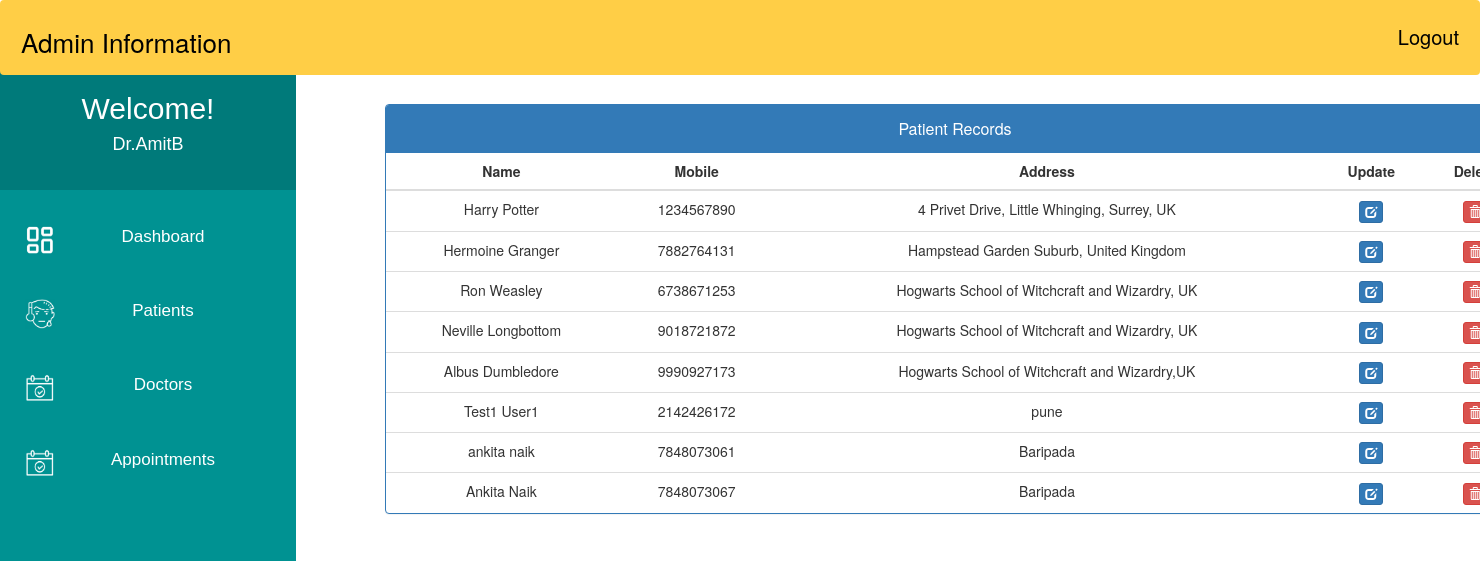
The page /admin_patient_record/ (signed in) on the database its author committed.
### MyApp/models.py (models this page shows, shortened)
class Patient(models.Model):
    user = models.OneToOneField(User, on_delete=models.CASCADE)
    Patient_First_Name = models.CharField(max_length=50, default="")
    Patient_Last_Name = models.CharField(max_length=50, default="")
    gender = models.CharField(max_length=10, choices=GENDER)
    contact = models.CharField(max_length=10)
    address = models.CharField(max_length=350)
    symptoms = models.CharField(max_length=500, default="")
    status = models.BooleanField(default=False)
    admitDate = models.DateField(auto_now=True)
    assignedDoctorId = models.PositiveIntegerField(null=True)

### MyApp/views.py (the view)
# urls.py: path('admin_patient_record/', views.admin_patient_record, name="admin_patient_record"),
@login_required(login_url='adminlogin')
def admin_patient_record(request):
    patients=Patient.objects.all().filter(status=True)
    return render(request,'MyApp/admin_patient_record.html',{'patients':patients})

### templates/MyApp/admin_patient_record.html (shortened to what this page needs)
<!DOCTYPE html>
<html lang="en">
<head>
    <link href="//netdna.bootstrapcdn.com/bootstrap/3.0.0/css/bootstrap.min.css" rel="stylesheet" id="bootstrap-css">
</head>
<body>
    {% include 'MyApp/admin_base.html' %}
    <div class="container" style="margin-left:25%; margin-right:8%; margin-top:7%;">
        <div class="panel panel-primary">
            <div class="panel-heading">
            <h6 class="panel-title" style="text-align:center; padding: 5px 0px;">Patient Records</h6>
            </div>
            <table class="table table-hover" id="dev-table">
            <thead>
                <tr>
                <th style="text-align:center;">Name</th>
                <th style="text-align:center;">Mobile</th>
                <th style="text-align:center;">Address</th>
                <th style="text-align:center;">Update</th>
                <th style="text-align:center;">Delete</th>
                </tr>
            </thead>
            {% for p in patients %}
            <tr>
                <td style="text-align:center;"> {{p.Patient_First_Name}} {{p.Patient_Last_Name}} </td>
                <td style="text-align:center;">{{p.contact}}</td>
                <td style="text-align:center;">{{p.address}}</td>
                <td style="text-align:center;"><a class="btn btn-primary btn-xs" href="{% url 'MyApp:update_patient' p.id%}"><span class="glyphicon glyphicon-edit"></span></a></td>
                <td style="text-align:center;"><a class="btn btn-danger btn-xs" href="{% url 'MyApp:delete_patient' p.id %}"><span class="glyphicon glyphicon-trash"></span></a></td>
            </tr>
            {% endfor %}
            </table>
        </div>
    </div>
</body>
</html>

### templates/MyApp/admin_base.html (shortened to what this page needs)
<!DOCTYPE html>
{% load staticfiles %}
<html lang="en">
<head>
</head>
<body>
    <div class="navbar">
        <a>Admin Information</a>
        <a href="{% url 'MyApp:logout' %}" class="logoutbtn" style="font-size:18px, text-align: center;">Logout</a>
    </div>
     <div class="sidebar">
        <div class="userprofile">
            <h2 style="color:white; font-family:sans-serif; padding-top:25px; text-align:center; margin:0px;">Welcome!</h2>
            <h4 style="color:white; font-family:sans-serif; text-align:center; padding-bottom:35px;">{{request.user.username}}</h4>
        </div>
        <a href="{% url 'MyApp:admin_dashboard' %}"><img class="icon" src="{% static "images/PDash.png" %}">Dashboard</a>
        <a href="{% url 'MyApp:admin_patient' %}"><img class="icon" src="{% static "images/PIcon.png" %}">Patients</a>
        <a href="{% url 'MyApp:admin_doctor' %}"><img class="icon" src="{% static "images/ApptIcon.png" %}">Doctors</a>
        <a href="{% url 'MyApp:admin_appointment' %}"><img class="icon" src="{% static "images/ApptIcon.png" %}">Appointments</a>
    </div>
</body>
</html>

### templates/MyApp/admin_base.html (style rules this page uses)
body { background-color: rgb(255, 255, 255); padding: 0px; margin-top: 0px; margin-left: 0px; margin-right: 0px; margin-bottom: 0px; }
.navbar { overflow: hidden; background-color: rgb(255, 206, 70); height:75px; width:100%; padding-top:22px; z-index:1; top:0; position:fixed; display:block; }
.navbar a { float: left; display:block; font-size: 26px; color: black; text-align: center; padding-left:20px; text-decoration: none; }
.navbar .logoutbtn { float: right; display:block; font-size: 20px; color: black; text-align: center; padding-right:20px; text-decoration: none; }
.sidebar .userprofile { background-color: rgb(0, 122, 122); }
.sidebar { margin-top: 0px; padding-top: 0px; width: 20%; text-align: center; height=100vh; background-color: rgb(0, 146, 146); font-family: sans-serif; font-size:17px; font-weight: normal; position: fixed; top: 67px; left: 0; bottom: 0; }
.sidebar a { display: block; color: white; padding: 25px; text-decoration: none; }
.icon { float:left; width:30px; height:30px; }

### rows shown on the page
Patient: Patient_First_Name "Harry", Patient_Last_Name "Potter", contact "1234567890", address "4 Privet Drive, Little Whinging, Surrey, UK"
Patient: Patient_First_Name "Hermoine", Patient_Last_Name "Granger", contact "7882764131", address "Hampstead Garden Suburb, United Kingdom"
Patient: Patient_First_Name "Ron", Patient_Last_Name "Weasley", contact "6738671253", address "Hogwarts School of Witchcraft and Wizardry, UK"
Patient: Patient_First_Name "Neville", Patient_Last_Name "Longbottom", contact "9018721872", address "Hogwarts School of Witchcraft and Wizardry, UK"
Patient: Patient_First_Name "Albus", Patient_Last_Name "Dumbledore", contact "9990927173", address "Hogwarts School of Witchcraft and Wizardry,UK"
Patient: Patient_First_Name "Test1", Patient_Last_Name "User1", contact "2142426172", address "pune"
Patient: Patient_First_Name "ankita", Patient_Last_Name "naik", contact "7848073061", address "Baripada"
Patient: Patient_First_Name "Ankita", Patient_Last_Name "Naik", contact "7848073067", address "Baripada"

### other values the page prints
{{ request.user.username }} "Dr.AmitB"
